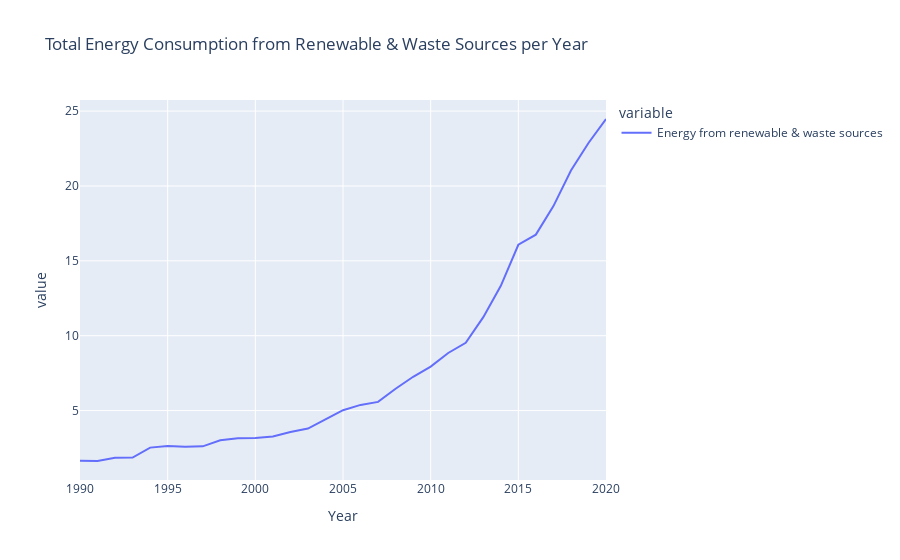

Notebook code cell kept with this figure:
### Markdown cell above
### 1. Line chart for energy consumption of overall renewable resources in each year

### Code cell
fig = px.line(df, x='Year', y=['Energy from renewable & waste sources'], 
              title='Total Energy Consumption from Renewable & Waste Sources per Year')

# Show the plot
fig.show()

### Figure 1 — Plotly figure (JSON) as saved in the notebook; plotly's stock layout.template omitted (floating-point values rounded to 4 significant figures)
{"data": [{"hovertemplate": "variable=Energy from renewable & waste sources<br>Year=%{x}<br>value=%{y}<extra></extra>", "legendgroup": "Energy from renewable & waste sources", "line": {"color": "#636efa", "dash": "solid"}, "marker": {"symbol": "circle"}, "mode": "lines", "name": "Energy from renewable & waste sources", "orientation": "v", "showlegend": true, "type": "scatter", "x": ["1990-01-01T00:00:00", "1991-01-01T00:00:00", "1992-01-01T00:00:00", "1993-01-01T00:00:00", "1994-01-01T00:00:00", "1995-01-01T00:00:00", "1996-01-01T00:00:00", "1997-01-01T00:00:00", "1998-01-01T00:00:00", "1999-01-01T00:00:00", "2000-01-01T00:00:00", "2001-01-01T00:00:00", "2002-01-01T00:00:00", "2003-01-01T00:00:00", "2004-01-01T00:00:00", "2005-01-01T00:00:00", "2006-01-01T00:00:00", "2007-01-01T00:00:00", "2008-01-01T00:00:00", "2009-01-01T00:00:00", "2010-01-01T00:00:00", "2011-01-01T00:00:00", "2012-01-01T00:00:00", "2013-01-01T00:00:00", "2014-01-01T00:00:00", "2015-01-01T00:00:00", "2016-01-01T00:00:00", "2017-01-01T00:00:00", "2018-01-01T00:00:00", "2019-01-01T00:00:00", "2020-01-01T00:00:00"], "xaxis": "x", "y": [1.647, 1.634, 1.843, 1.862, 2.528, 2.644, 2.581, 2.611, 3.013, 3.148, 3.164, 3.27, 3.575, 3.802, 4.407, 5.026, 5.38, 5.579, 6.463, 7.258, 7.94, 8.846, 9.523, 11.24, 13.33, 16.07, 16.75, 18.66, 21.03, 22.87, 24.47], "yaxis": "y"}], "layout": {"legend": {"title": {"text": "variable"}, "tracegroupgap": 0}, "title": {"text": "Total Energy Consumption from Renewable & Waste Sources per Year"}, "xaxis": {"anchor": "y", "domain": [0, 1], "title": {"text": "Year"}}, "yaxis": {"anchor": "x", "domain": [0, 1], "title": {"text": "value"}}}}
